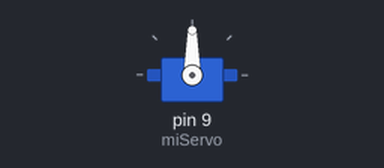
Bench run of a sketch on a simulated Arduino Uno, built with avr-gcc and run on an emulated ATmega328P. Parts: servo. What the sketch prints to the serial monitor is not drawn.

Above: at 0.05 s.
Timing chart, 0 to 4.6 s (numbered marks = the images above):
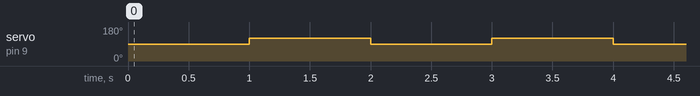

The sketch:

Servo.ino
```cpp
#include <Servo.h>

Servo miServo;

void setup() {
  miServo.attach(9); // pin PWM
  Serial.begin(9600); // Inicia la comunicación serial
}

void loop() {

  /*for(int i = 0; i < 20; i++){
    miServo.writeMicroseconds(1500 + 1*i);
    Serial.print(i);
    Serial.print(":");
    Serial.println(miServo.read());
    delay(250);
  }*/

  miServo.write(90);
  delay(1000);
  unsigned long t_ini = micros();
  miServo.write(120);
  while(miServo.read() != 120){}
  unsigned long t_fin = micros();

  Serial.println(t_fin - t_ini);
  delay(1000);
  //while (micros() - t_ini < 20000) {}
}

// Observamos que la máxima resolución angular en el servo corresponde con 17 +/- 2 us variados del ancho del PWM. Esa variación
// corresponde con 2° (Si bien teóricamente es 1°).

/*
Cuenta para poner en el informe:
rango = (2400us - 544 us)/17us = 109,18
NOTA: el 17us se encontró experimentalmente. Es lo mínimo que hay que cambiar en writeMicroseconds();

Resolución angular = 180 / 109,18 = (1,65 +/- 0,20)°

Velocidad del servo:
Tarda 100us en pasar de 120 a 90 (delta_tita = 30°)
*/
```

Measured:
- by itself, servo on pin 9 (miServo): alternates 120° for 1.0 s and 90° for 1.0 s
